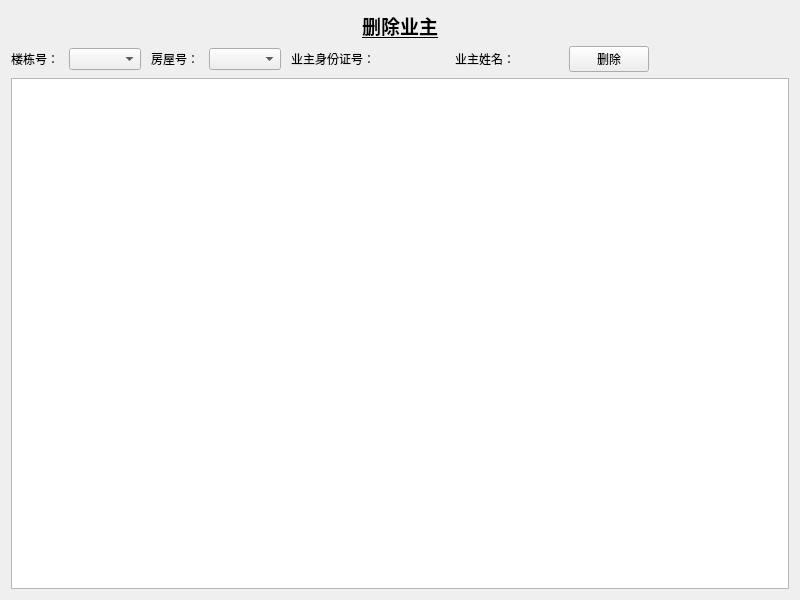
<?xml version="1.0" encoding="UTF-8"?>
<ui version="4.0">
 <class>DelProprietorWidget</class>
 <widget class="QWidget" name="DelProprietorWidget">
  <property name="geometry">
   <rect>
    <x>0</x>
    <y>0</y>
    <width>800</width>
    <height>600</height>
   </rect>
  </property>
  <property name="sizePolicy">
   <sizepolicy hsizetype="Expanding" vsizetype="Expanding">
    <horstretch>0</horstretch>
    <verstretch>0</verstretch>
   </sizepolicy>
  </property>
  <property name="minimumSize">
   <size>
    <width>800</width>
    <height>600</height>
   </size>
  </property>
  <property name="windowTitle">
   <string>Form</string>
  </property>
  <layout class="QGridLayout" name="gridLayout">
   <item row="0" column="0">
    <layout class="QVBoxLayout" name="verticalLayout">
     <property name="sizeConstraint">
      <enum>QLayout::SetNoConstraint</enum>
     </property>
     <item>
      <widget class="QLabel" name="label_5">
       <property name="font">
        <font>
         <family>Calibri</family>
         <pointsize>14</pointsize>
         <weight>75</weight>
         <bold>true</bold>
         <underline>true</underline>
        </font>
       </property>
       <property name="text">
        <string>删除业主</string>
       </property>
       <property name="alignment">
        <set>Qt::AlignCenter</set>
       </property>
      </widget>
     </item>
     <item>
      <layout class="QHBoxLayout" name="horizontalLayout">
       <property name="spacing">
        <number>10</number>
       </property>
       <item>
        <widget class="QLabel" name="label_3">
         <property name="text">
          <string>楼栋号：</string>
         </property>
        </widget>
       </item>
       <item>
        <widget class="QComboBox" name="buildComboBox"/>
       </item>
       <item>
        <widget class="QLabel" name="label">
         <property name="text">
          <string>房屋号：</string>
         </property>
        </widget>
       </item>
       <item>
        <widget class="QComboBox" name="roomComboBox"/>
       </item>
       <item>
        <widget class="QLabel" name="label_2">
         <property name="text">
          <string>业主身份证号：</string>
         </property>
        </widget>
       </item>
       <item>
        <widget class="QLabel" name="proprietorIdLabel">
         <property name="text">
          <string>                  </string>
         </property>
        </widget>
       </item>
       <item>
        <widget class="QLabel" name="label_4">
         <property name="text">
          <string>业主姓名：</string>
         </property>
        </widget>
       </item>
       <item>
        <widget class="QLabel" name="proprietorLabel">
         <property name="text">
          <string>          </string>
         </property>
        </widget>
       </item>
       <item>
        <widget class="QPushButton" name="pushButton">
         <property name="text">
          <string>删除</string>
         </property>
        </widget>
       </item>
       <item>
        <spacer name="horizontalSpacer">
         <property name="orientation">
          <enum>Qt::Horizontal</enum>
         </property>
         <property name="sizeHint" stdset="0">
          <size>
           <width>40</width>
           <height>20</height>
          </size>
         </property>
        </spacer>
       </item>
      </layout>
     </item>
     <item>
      <widget class="QTableView" name="tableView"/>
     </item>
    </layout>
   </item>
  </layout>
 </widget>
 <resources/>
 <connections/>
</ui>
